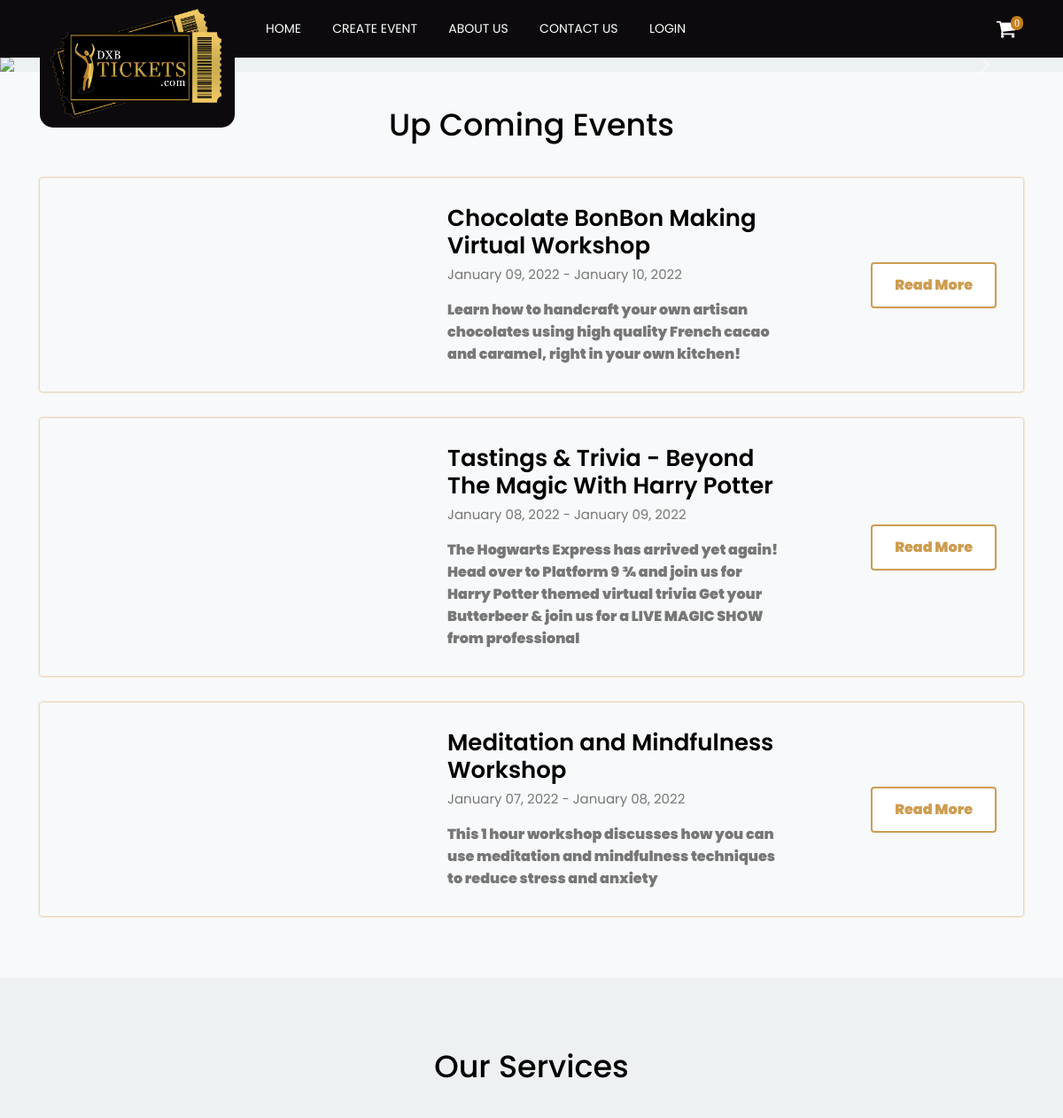
Before: /blank-page.php (upper part) with the older database file.
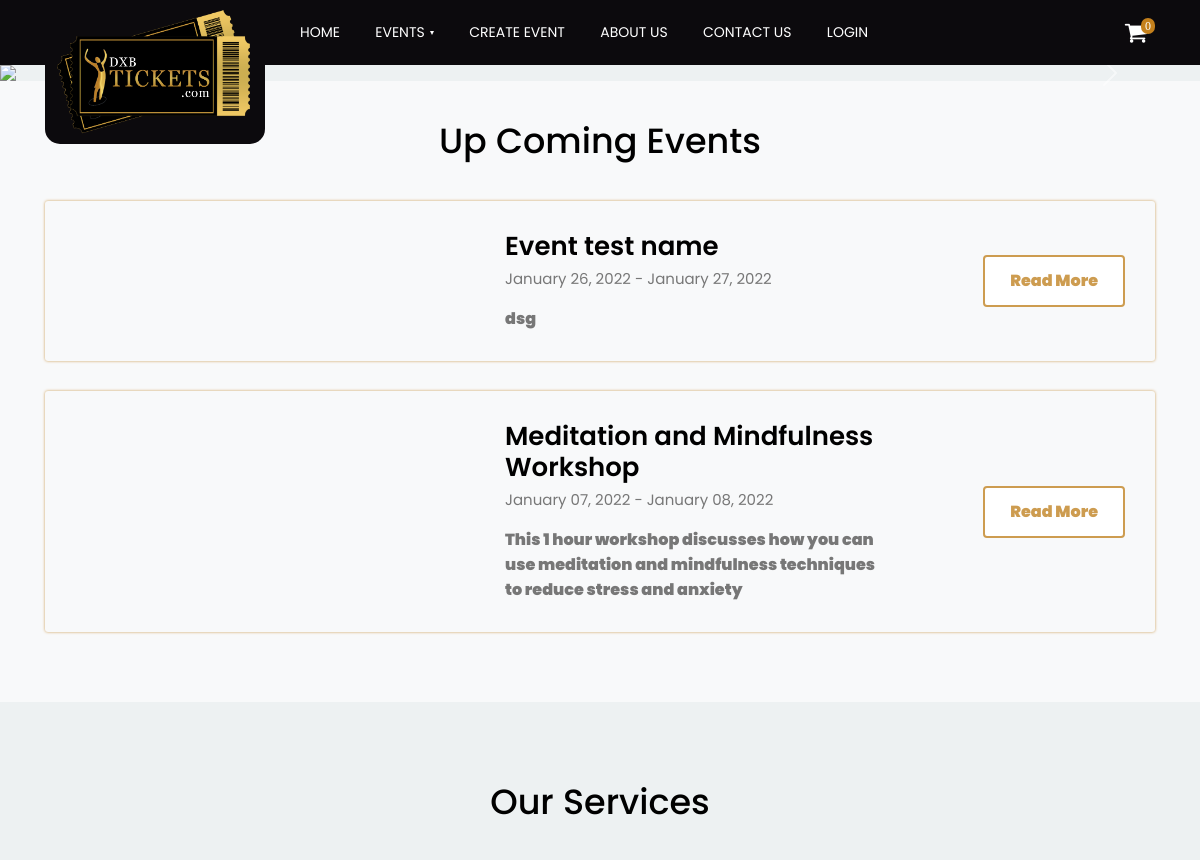
After: the same page with the newer database file.
### tables this page shows
CREATE TABLE IF NOT EXISTS `upcoming_event` (
  `UE_Id` int(100) NOT NULL AUTO_INCREMENT,
  `EventStatus` tinyint(1) DEFAULT NULL,
  `Description` text,
  `BannerImage` varchar(250) DEFAULT NULL,
  `DateCreate` datetime DEFAULT NULL,
  `StartDate` date DEFAULT NULL,
  `StartTime` time DEFAULT NULL,
  `EndDate` date DEFAULT NULL,
  `EndTime` time DEFAULT NULL,
  `ShortDescription` text,
  `EventName` varchar(100) DEFAULT NULL,
  `EventLocation` varchar(50) DEFAULT NULL,
  `AgeLimit` varchar(250) DEFAULT NULL,
  `Organizer` varchar(50) DEFAULT NULL,
  PRIMARY KEY (`UE_Id`)
);

### blank-page.php (called while the page is built, shortened)
<?php
    require_once './pages/link.php';
    require_once './pages/header.php';
    require_once './pages/upcoming-events.php';
    require_once './pages/footer.php';
?>

### pages/upcoming-events.php (the view, shortened to what the changed rows need)
<?php
    $resUpcoming = mysqli_query($conn, "SELECT UE_Id, BannerImage, StartDate, EndDate, EventName, ShortDescription FROM upcoming_event WHERE EventStatus = 1 ORDER BY UE_Id DESC LIMIT 6");
    if (mysqli_num_rows($resUpcoming) > 0) {
?>
    <section class="w3l-price-2">
        <div class="price-main">
            <div class="wrapper">
                <div class="pricing-style-w3ls">
                    <div class="pricing-chart">
                    <?php
                        while($rowUpcoming = mysqli_fetch_assoc($resUpcoming)) {
                            ?>
                            <div class="price-box btn-layout bt6">
                                <div class="grid grid-column-2">
                                    <div class="column1">
                                        <div class="job-info">
                                            <h6 class="pricehead"><a href="event-single.php?pid=<?php echo $rowUpcoming['UE_Id'];?>"><?php echo $rowUpcoming['EventName'];?></a></h6>
                                            <h5><?php echo date_format(date_create($rowUpcoming['StartDate']), 'F d, Y') . " - " . date_format(date_create($rowUpcoming['EndDate']), 'F d, Y'); ?> </h5>
                                            <p><?php echo $rowUpcoming['ShortDescription'];?></p>
                                        </div>
                                    </div>
                                    <div class="column3 text-right">
                                        <a href="event-single.php?pid=<?php echo $rowUpcoming['UE_Id'];?>" class="actionbg">Read More</a>
                                    </div>
                                </div>
                            </div>
                            <?php
                        }
                    ?>
                </div>
            </div>
        </div>
    </section>
    <?php
    }
    ?>

### pages/header.php (shortened to what the changed rows need)
<section class="w3l-header-4">
    <header id="headers4-block">
        <div class="wrapper">
            <div class="d-grid nav-mobile-block header-align">
                <nav>
                    <ul class="menu">
                        <?php
                            $headerEvents = mysqli_query($conn, "SELECT EM_Id, EventName FROM event_master WHERE EventStatus = 'Publish' AND BookingStatus = true LIMIT 10");
                            if (mysqli_num_rows($headerEvents) > 0) {
                                ?>
                                <li>
                                    <a href="event-list.php" style="color: #ffffff;">Events <span class="angle-dropdown" aria-hidden="true"></span></a>
                                </li>
                            <?php
                            }
                        ?>
                    </ul>
                </nav>
            </div>
        </div>
    </header>
</section>

Changed rows visible on the page:
no longer on this page (row edited): upcoming_event: EventName "Chocolate BonBon Making Virtual Workshop", StartDate "January 09, 2022", EndDate "January 10, 2022", ShortDescription "Learn how to handcraft your own artisan chocolates using high quality French cacao and caramel, right in your own kitchen!"
no longer on this page (row edited): upcoming_event: EventName "Tastings & Trivia - Beyond The Magic With Harry Potter", StartDate "January 08, 2022", EndDate "January 09, 2022", ShortDescription "The Hogwarts Express has arrived yet again! Head over to Platform 9 ¾ and join us for Harry Potter themed virtual trivia Get your Butterbeer & join us for a LIVE MAGIC SHOW from professional"
added upcoming_event: EventName "Event test name", StartDate "January 26, 2022", EndDate "January 27, 2022", ShortDescription "dsg"
Other visible differences:
text now shown: "EVENTS"
